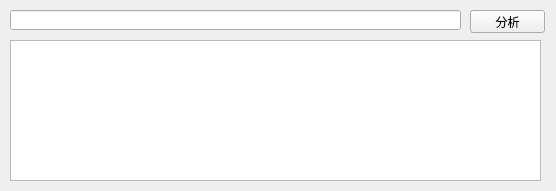
<?xml version="1.0" encoding="UTF-8"?>
<ui version="4.0">
 <class>Form</class>
 <widget class="QWidget" name="Form">
  <property name="geometry">
   <rect>
    <x>0</x>
    <y>0</y>
    <width>556</width>
    <height>191</height>
   </rect>
  </property>
  <property name="windowTitle">
   <string>Form</string>
  </property>
  <widget class="QPushButton" name="analyze">
   <property name="geometry">
    <rect>
     <x>470</x>
     <y>10</y>
     <width>75</width>
     <height>23</height>
    </rect>
   </property>
   <property name="text">
    <string>分析</string>
   </property>
  </widget>
  <widget class="QLineEdit" name="code">
   <property name="geometry">
    <rect>
     <x>10</x>
     <y>10</y>
     <width>451</width>
     <height>20</height>
    </rect>
   </property>
  </widget>
  <widget class="QPlainTextEdit" name="output">
   <property name="geometry">
    <rect>
     <x>10</x>
     <y>40</y>
     <width>531</width>
     <height>141</height>
    </rect>
   </property>
  </widget>
 </widget>
 <resources/>
 <connections/>
</ui>
